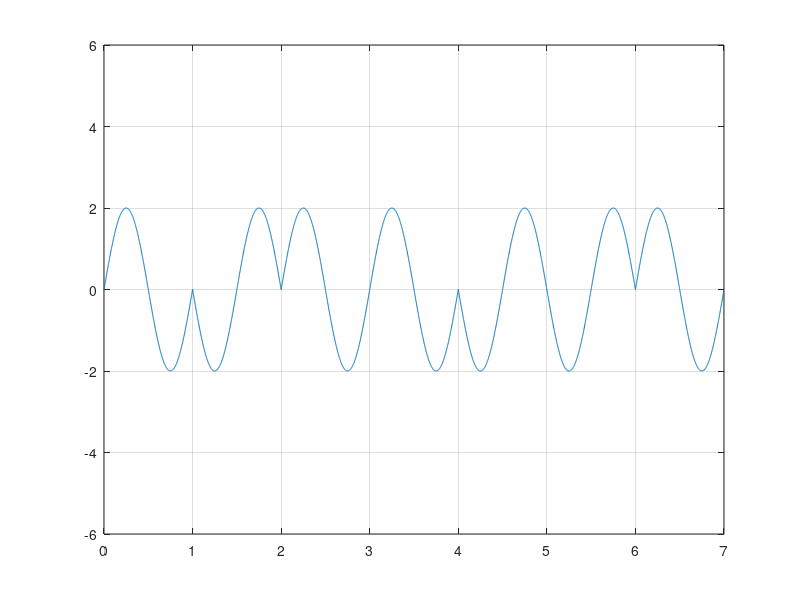

The MATLAB script that drew this image:
clc; clear; close;

bits = [1 0 1 1 0 0 1];

time = 0:1/500:length(bits)-1/500;
s1 = 2*sin(2*pi*1*time+pi);
s2 = 2*sin(2*pi*1*time);
s = zeros(1,length(time));

for i = 1:length(bits)
    if bits(i)==0
        for j=1:500
            s((i-1)*500+j)=s1((i-1)*500+j);
        end
    else
        for j=1:500
            s((i-1)*500+j)=s2((i-1)*500+j);
        end
    end
end

plot(time, s);
ylim([-6,6]);
grid on;

%demodulation
n = length(s)/500;
dem = ones(1,n);

for i = 1:length(dem)
    if s((i-1)*500+100)== s1((i-1)*500+100)
       dem(i)=0;
    end
end

disp(dem);
